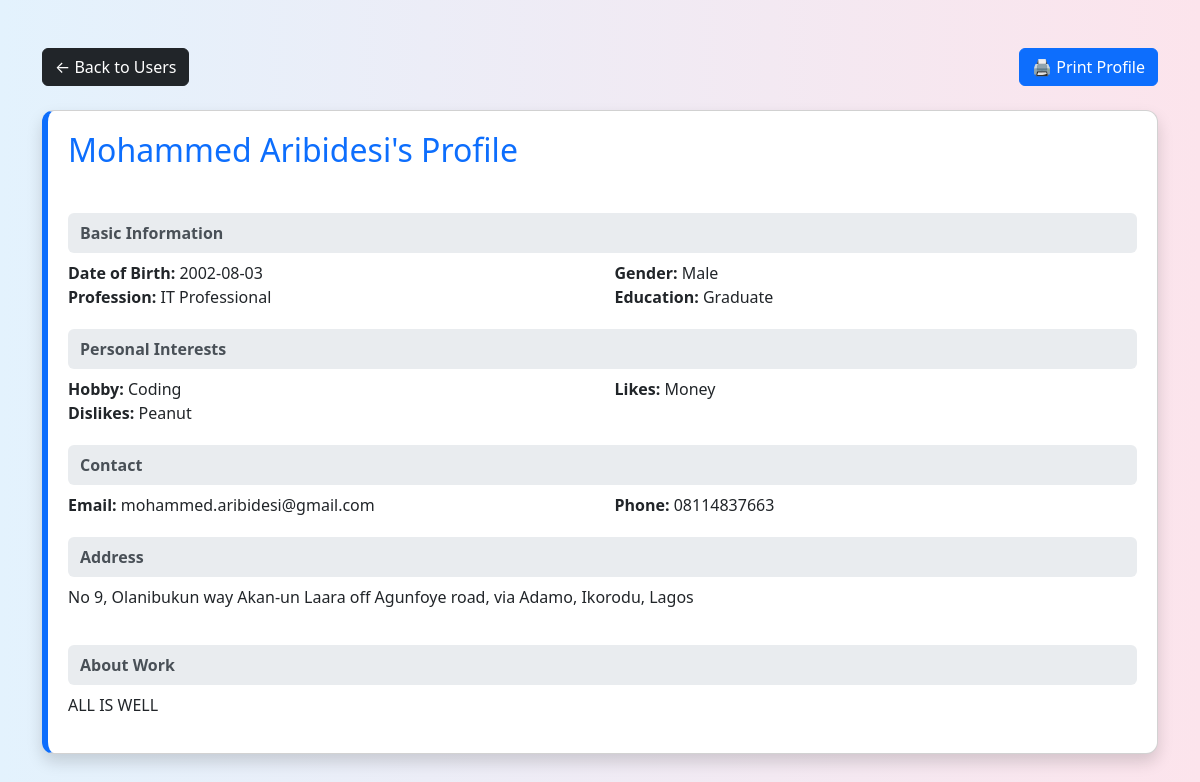
The app's page /view_user.php?id=1 with its own data.
### tables this page shows
CREATE TABLE `profiles` (
  `id` int(11) NOT NULL,
  `user_id` int(11) DEFAULT NULL,
  `age` varchar(10) DEFAULT NULL,
  `profession` varchar(100) DEFAULT NULL,
  `hobby` varchar(100) DEFAULT NULL,
  `about` text DEFAULT NULL,
  `sex` varchar(10) DEFAULT NULL,
  `education` varchar(100) DEFAULT NULL,
  `dob` date DEFAULT NULL,
  `email` varchar(100) DEFAULT NULL,
  `phone` varchar(20) DEFAULT NULL,
  `address` varchar(255) DEFAULT NULL,
  `likes` text DEFAULT NULL,
  `dislikes` text DEFAULT NULL,
  `updated_at` timestamp NULL DEFAULT NULL,
  `created_at` datetime DEFAULT current_timestamp()
);

CREATE TABLE `users` (
  `id` int(11) NOT NULL,
  `name` varchar(100) DEFAULT NULL,
  `email` varchar(100) DEFAULT NULL,
  `password` varchar(255) DEFAULT NULL,
  `is_approved` tinyint(1) DEFAULT 0,
  `is_admin` tinyint(1) DEFAULT 0,
  `created_at` timestamp NOT NULL DEFAULT current_timestamp()
);

### view_user.php (the view, shortened to what this page needs)
<?php
require 'db.php';
$id = $_GET['id'] ?? null;
$stmt = $pdo->prepare("
  SELECT users.name, profiles.*
  FROM users
  LEFT JOIN profiles ON users.id = profiles.user_id
  WHERE users.id = ?
");
$stmt->execute([$id]);
$user = $stmt->fetch();
?>
<!DOCTYPE html>
<html lang="en">
<head>
  <link href="https://cdn.jsdelivr.net/npm/bootstrap@5.3.3/dist/css/bootstrap.min.css" rel="stylesheet">
</head>
<body>
<div class="container py-5">
  <div class="d-flex justify-content-between align-items-center mb-4 no-print">
    <a href="public_users.php" class="btn btn-dark">← Back to Users</a>
    <button onclick="window.print()" class="btn btn-primary">🖨️ Print Profile</button>
  </div>
  <div class="card card-custom shadow">
    <h2 class="mb-4"><?= htmlspecialchars($user['name']) ?>'s Profile</h2>
    <div class="section-header">Basic Information</div>
    <div class="row mt-2">
      <div class="col-md-6"><strong>Date of Birth:</strong> <?= htmlspecialchars($user['dob']) ?: 'N/A' ?></div>
      <div class="col-md-6"><strong>Gender:</strong> <?= htmlspecialchars($user['sex']) ?: 'N/A' ?></div>
      <div class="col-md-6"><strong>Profession:</strong> <?= htmlspecialchars($user['profession']) ?: 'N/A' ?></div>
      <div class="col-md-6"><strong>Education:</strong> <?= htmlspecialchars($user['education']) ?: 'N/A' ?></div>
    </div>
    <div class="section-header">Personal Interests</div>
    <div class="row mt-2">
      <div class="col-md-6"><strong>Hobby:</strong> <?= htmlspecialchars($user['hobby']) ?: 'N/A' ?></div>
      <div class="col-md-6"><strong>Likes:</strong> <?= htmlspecialchars($user['likes']) ?: 'N/A' ?></div>
      <div class="col-md-6"><strong>Dislikes:</strong> <?= htmlspecialchars($user['dislikes']) ?: 'N/A' ?></div>
    </div>
    <div class="section-header">Contact</div>
    <div class="row mt-2">
      <div class="col-md-6"><strong>Email:</strong> <?= htmlspecialchars($user['email']) ?: 'N/A' ?></div>
      <div class="col-md-6"><strong>Phone:</strong> <?= htmlspecialchars($user['phone']) ?: 'N/A' ?></div>
    </div>
    <div class="section-header">Address</div>
    <p class="mt-2"><?= htmlspecialchars($user['address']) ?: 'N/A' ?></p>
    <div class="section-header">About Work</div>
    <p class="mt-2"><?= nl2br(htmlspecialchars($user['about'])) ?: 'N/A' ?></p>
  </div>
</div>
</body>
</html>

### view_user.php (style rules this page uses)
body { background: linear-gradient(to right, #e3f2fd, #fce4ec); }
.card-custom { background-color: #ffffff; border-left: 6px solid #0d6efd; padding: 20px; border-radius: 12px; }
.card-custom h2 { color: #0d6efd; }
.section-header { font-weight: bold; color: #495057; background: #e9ecef; padding: 8px 12px; border-radius: 6px; margin-top: 20px; }

### records on screen
profiles: user.name "Mohammed Aribidesi", dob "2002-08-03", sex "Male", profession "IT Professional", education "Graduate", hobby "Coding", likes "Money", dislikes "Peanut", email "mohammed.aribidesi@gmail.com", phone "08114837663", address "No 9, Olanibukun way Akan-un Laara off Agunfoye road, via Adamo, Ikorodu, Lagos", about "ALL IS WELL"
